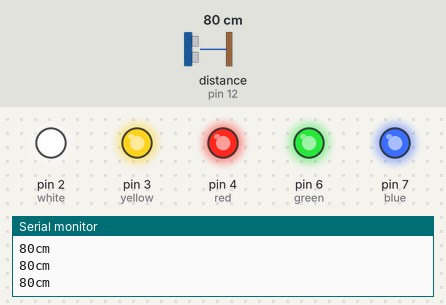
Bench run of a sketch on a simulated Arduino Uno, built with avr-gcc and run on an emulated ATmega328P. On the bench: output pins drawn as LEDs (lit = HIGH), the last lines printed to the serial monitor. The test bench sets the inputs (shaded band); at power-on: distance to the obstacle (sensor on pin 12) 80 cm. The echo pulse lasts 58.3 µs per cm.

Above: at 2.2 s.
2.3 s: distance to the obstacle (sensor on pin 12) set to 42 cm
3.8 s: distance to the obstacle (sensor on pin 12) set to 36 cm
At 4.3 s:
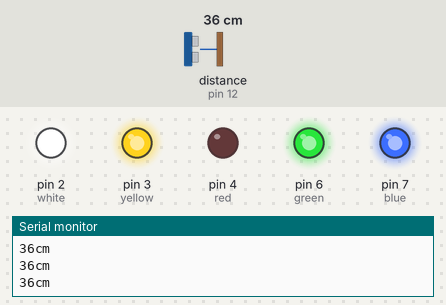
5.3 s: distance to the obstacle (sensor on pin 12) set to 28 cm
At 5.8 s:
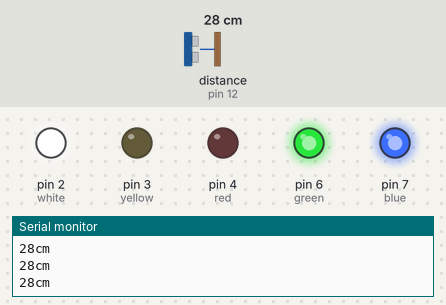
6.8 s: distance to the obstacle (sensor on pin 12) set to 21 cm
8.3 s: distance to the obstacle (sensor on pin 12) set to 17 cm
At 9.5 s:
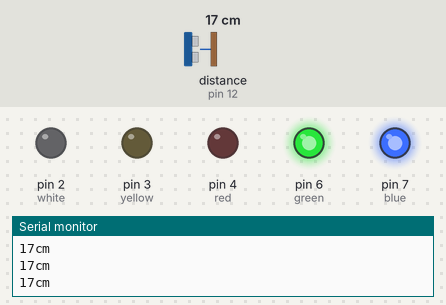
9.8 s: distance to the obstacle (sensor on pin 12) set to 35 cm
At 11.3 s:
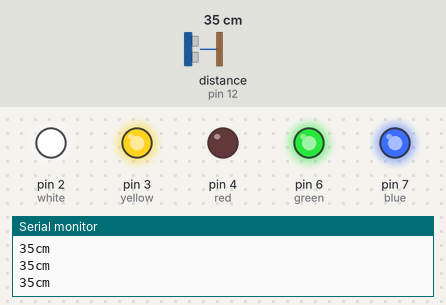
Timing chart, 0 to 12.3 s (numbered marks = the images above; inputs shaded):
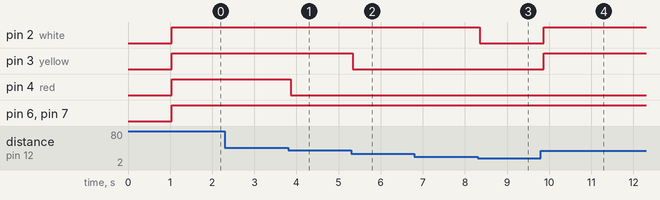

The sketch:

proximity.ino
```cpp
#include "SR04.h"
//connect ultrasonic module to 5V and ground, connect TRIG_PIN to port 12, ECHO_PIN to port 11
#define TRIG_PIN 12
#define ECHO_PIN 11
SR04 sr04 = SR04(ECHO_PIN,TRIG_PIN);
long a;
int green =6;
int blue = 7;
int white = 2;
int yellow = 3;
int red = 4;

void setup() {
   Serial.begin(9600);
   delay(1000);
   //setting the output pins for the corrosponding leds
   pinMode(green, OUTPUT);
   pinMode(blue, OUTPUT);
   pinMode(white, OUTPUT);
   pinMode(yellow, OUTPUT);
   pinMode(red, OUTPUT);
   //turn them off as default
   digitalWrite(green, LOW);
   digitalWrite(blue, LOW);
   digitalWrite(white, LOW);
   digitalWrite(yellow, LOW);
   digitalWrite(red, LOW);
}

void loop() {
   a=sr04.Distance();
   Serial.print(a);
   Serial.println("cm");
   //use Shift + Ctrl + M to open serial monitor
   delay(10);
   if (a < 5){
   digitalWrite(green, LOW);
   digitalWrite(blue, LOW);
   digitalWrite(white, LOW);
   digitalWrite(yellow, LOW);
   digitalWrite(red, LOW);
   }
   else if (a >= 5 &&a < 10){
   digitalWrite(green, HIGH);
   digitalWrite(blue, LOW);
   digitalWrite(white, LOW);
   digitalWrite(yellow, LOW);
   digitalWrite(red, LOW);
   }
   else if (a >= 10 && a < 20) {
   digitalWrite(green, HIGH);
   digitalWrite(blue, HIGH);
   digitalWrite(white, LOW);
   digitalWrite(yellow, LOW);
   digitalWrite(red, LOW);
    }
   else if (a >=20 && a < 30){
   digitalWrite(green, HIGH);
   digitalWrite(blue, HIGH);
   digitalWrite(white, HIGH);
   digitalWrite(yellow, LOW);
   digitalWrite(red, LOW);}
   else if (a >=30 && a < 40){
   digitalWrite(green, HIGH);
   digitalWrite(blue, HIGH);
   digitalWrite(white, HIGH);
   digitalWrite(yellow, HIGH);
   digitalWrite(red, LOW);
   }
   else{
   digitalWrite(green, HIGH);
   digitalWrite(blue, HIGH);
   digitalWrite(white, HIGH);
   digitalWrite(yellow, HIGH);
   digitalWrite(red, HIGH);
   }
}
```

Measured:
- the behaviour switches between 40 and 39 cm on distance to the obstacle (sensor on pin 12) (found by bisection; images 0 and 1)
- the behaviour switches between 30 and 29 cm on distance to the obstacle (sensor on pin 12) (found by bisection; images 1 and 2)
- the behaviour switches between 20 and 19 cm on distance to the obstacle (sensor on pin 12) (found by bisection; images 2 and 3)
- after the input at 3.8 s, pin 4 (red): HIGH → LOW after 0.06 s
- after the input at 5.3 s, pin 3 (yellow): HIGH → LOW at once
- after the input at 8.3 s, pin 2 (white): HIGH → LOW after 0.06 s
- after the input at 9.8 s, pin 2 (white), pin 3 (yellow): LOW → HIGH after 0.07 s
